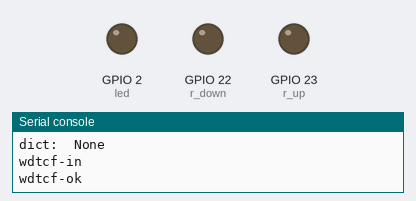
A program run on a simulated ESP32 board running MicroPython. On the bench: output pins drawn as LEDs (lit = HIGH), the last lines printed to the serial console. Files the program writes start out absent; no MQTT or app messages arrive unless stated; the board's own WiFi access point starts at once; one TCP client connects 1 s after the port opens and stays connected; the interpreter's speed is modelled, so counts of loop turns are approximate; files that are not in the repository are absent.

Above: at 0.1 s.
At 4.9 s:
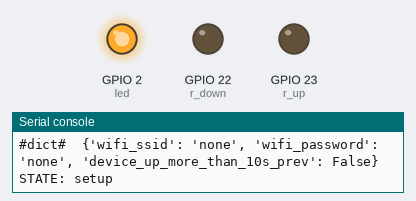
Timing chart, 0 to 6.5 s (numbered marks = the images above):
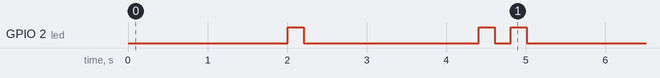

Measured:
- by itself, GPIO 2 (led): goes HIGH 0.20 s, LOW 2.2 s, HIGH 0.20 s, LOW 0.20 s, HIGH 0.20 s, then LOW

The program:

main.py
```python
from machine import Pin
from machine import reset
import time
import gc
import network
import socket
import json
import struct
from umqtt.simple import MQTTClient

#  GLOBALS
state = 'init'
time_start = time.ticks_ms()
timer_shutters_up = None
timer_shutters_down = None
# gc.enable()
led = Pin(2, Pin.OUT)
r_up = Pin(23, Pin.OUT)
r_down = Pin(22, Pin.OUT)
net_connection = None


cacert = ''

clicert = ''


#  mqtt related


def handler_shutters():
    global timer_shutters_up
    global timer_shutters_down

    if timer_shutters_up is not None:
        if time.ticks_diff(time.ticks_ms(), time_start) < 30000:
            r_up.on()
        else:
            r_up.off()
            timer_shutters_up = None
    elif timer_shutters_down is not None:
        if time.ticks_diff(time.ticks_ms(), timer_shutters_down) < 30000:
            r_down.on()
        else:
            r_down.off()
            timer_shutters_down = None
    else:
        pass


def sub_cb(topic, msg):
    print(topic, msg)
    #if topic == b'notification' and msg == b'r':
    global timer_shutters_up
    global timer_shutters_down


    if msg == b'up':
        print('in up cond')
        if timer_shutters_up is None:
            r_down.off()
            timer_shutters_down = None
            timer_shutters_up = time.ticks_ms()
            r_up.on()
        elif time.ticks_diff(time.ticks_ms(), time_start) < 30000:
            r_up.on()
        # else:
        #     r_up.off()
        #     timer_shutters_up = None
    elif msg == b'down':
        print('in down cond')
        if timer_shutters_down is None:
            r_up.off()
            timer_shutters_up = None
            timer_shutters_down = time.ticks_ms()
            r_down.on()
        elif time.ticks_diff(time.ticks_ms(), timer_shutters_down) < 30000:
            r_down.on()
        else:
            r_down.off()
            timer_shutters_down = None


client = MQTTClient(client_id='', server='', user='', password='', port=1883)


def mqtt_handler():
    try:
        for i in range (3):
            client.check_msg()
            time.sleep(0.1)
        print('sent')
        handler_shutters()
    except Exception as e:
        print(e)


#  mqtt related END


def info_blinker(count):
    # 1 - init
    # 2 - setup
    # 3 - normal
    # 5 - error
    try:
        time.sleep(1)
        for i in range(0, count):
            led.on()
            time.sleep(0.2)
            led.off()
            time.sleep(0.2)
    except Exception as exc:
        print(exc)


def free(full=False):
    gc.collect()
    F = gc.mem_free()
    A = gc.mem_alloc()
    T = F + A
    P = '{0:.2f}%'.format(F / T * 100)
    if not full:
        return P
    else:
        return ('Total:{0} Free:{1} ({2})'.format(T, F, P))


def seconds_to_hhmmss(seconds):
    minutes, seconds = divmod(seconds, 60)
    hours, minutes = divmod(minutes, 60)
    return "%d:%d:%d" % (hours, minutes, seconds)


# NVM
def read_cfg_file_to_dict():
    try:
        with open('save.json', 'r') as file:
            return json.load(file)
    except Exception as exc:
        print(exc)


def write_dict_to_cfg_file(dict_to_write):
    print('wdtcf-in')
    try:
        with open('save.json', 'w') as file:
            json.dump(dict_to_write, file)
    except Exception as exc:
        print('wdtcf-in-exc: ', exc)


def update_cfg_file(key_param, value_param):
    try:
        d = read_cfg_file_to_dict()
        d[key_param] = value_param
        write_dict_to_cfg_file(d)
    except Exception as exc:
        print(exc)


# this dict is created just one time, then only values of keys can be updated
def setup_cfg_first_time():
    try:
        # ax = 5/0 # make error
        d = read_cfg_file_to_dict()
        print("dict: ", d)
    except Exception as exc:
        print('rcftd-exc', exc)
        try:
            cfg = {
                "wifi_ssid": "none",
                "wifi_password": "none",
                "device_up_more_than_10s_prev": False
            }
            with open('save.json', 'w') as f:
                pass
            write_dict_to_cfg_file(cfg)
        except Exception as exc:
            print('wdtcf-exc: ', exc)
        else:
            print('wdtcf-ok')
    else:
        if d is None:
            try:
                cfg = {
                    "wifi_ssid": "none",
                    "wifi_password": "none",
                    "device_up_more_than_10s_prev": False
                }
                with open('save.json', 'w') as f:
                    pass
                write_dict_to_cfg_file(cfg)
            except Exception as exc:
                print('wdtcf-exc: ', exc)
            else:
                print('wdtcf-ok')
        else:
            print("flash setup already done")


#  NVM END


def from_system_up_10s_passed():
    if time.ticks_diff(time.ticks_ms(), time_start) > 9000: #lag 10->9s
        return True
    else:
        return False


def setup_state_timer_handler():
    try:
        d = read_cfg_file_to_dict()
        print("#dict# ", d)
        if time.ticks_diff(time.ticks_ms(), time_start) < 10000:
            if d['device_up_more_than_10s_prev'] == True:
                update_cfg_file('device_up_more_than_10s_prev', False)
                print('1')
        else:
            if d['device_up_more_than_10s_prev'] == False:
                update_cfg_file('device_up_more_than_10s_prev', True)
                print('2')
    except Exception as e:
        print('ERR in setup_state_timer_handler: ', e)


########### related to sending/receiving over socket
# BLOB = Binary Large OBject
# msg has to be serialized JSON
def read_blob(sock, size):
    buf = b''
    while len(buf) != size:
        ret = sock.recv(size - len(buf))
        if not ret:
            raise Exception("read_blob error")
        buf += ret
    return buf


def read_long(sock):
    size = struct.calcsize("L")
    data = read_blob(sock, size)
    return struct.unpack("L", data)[0]  # struct.unpack() returns tuple even one element inside


def read_from_socket(sock):
    buffer_size = read_long(sock)
    data = read_blob(sock, buffer_size)
    return json.loads(data)


####################################################


#################################################### MAIN
try:
    setup_cfg_first_time()
    d = read_cfg_file_to_dict()
    local_device_up_more_than_10s_prev = d.get('device_up_more_than_10s_prev')
except Exception as e:
    print('pre-init: ', e)
else:
    while True:
        try:
            time.sleep(1)
            print('UPTIME: ', seconds_to_hhmmss(int(time.ticks_diff(time.ticks_ms(), time_start) / 1000)))
            print('free', free())
            # print('df: ', df)
            setup_state_timer_handler()
            d = read_cfg_file_to_dict()
            if state == 'init':
                print('STATE: init')
                info_blinker(1)
                if d['wifi_ssid'] != 'none':
                    for retry in range(10):
                        try:
                            net_connection = network.WLAN(network.STA_IF)
                            net_connection.active(True)
                            net_connection.connect('', d['wifi_password']) #net_connection.connect(d['wifi_ssid'], d['wifi_password'])

                            client.set_callback(sub_cb)
                            client.connect()
                            client.subscribe(topic='edzia@gmail.com')
                            break
                        except Exception as e:
                            print(e)

                print('local_device_up_more_than_10s_prev: ', local_device_up_more_than_10s_prev)
                print('are_wifi_credentials_in_cfg_file(): ', str(d['wifi_ssid'] != 'none'))
                # print('from_system_up_10s_passed(): ', from_system_up_10s_passed())
                # print('net_connection.isconnected(): ', net_connection.isconnected())
                if (local_device_up_more_than_10s_prev == False and from_system_up_10s_passed() == False) or d['wifi_ssid'] == 'none':
                    state = 'setup'
                else:
                    state = 'normal'
                pass
            elif state == 'setup':
                # net_connection.isconnected() if true, disconnect
                ## jezeli wszedles tutaj i nie zmieniono hasla, wroc do normal
                print('STATE: setup')
                info_blinker(2)
                net_connection = network.WLAN(network.AP_IF)
                net_connection.active(True)
                net_connection.config(password="--", essid="WD_rolety", authmode=network.AUTH_WPA_WPA2_PSK)
                addr = socket.getaddrinfo('0.0.0.0', 3000)[0][-1]
                sock = socket.socket(socket.AF_INET, socket.SOCK_STREAM)
                sock.bind(addr)
                sock.listen(10)
                clientsock, addr = sock.accept()
                jdata = read_from_socket(clientsock)
                update_cfg_file('wifi_ssid', jdata.get('wifi_ssid'))
                update_cfg_file('wifi_password', jdata.get('wifi_password'))
                sock.close()
                net_connection.active(False)
                state = 'init'
                pass
            elif state == 'normal':
                print('STATE: normal')
                info_blinker(3)

                if net_connection.isconnected():
                    print(str(net_connection.ifconfig()))
                    print('net_connection.isconnected')
                    mqtt_handler()
                    pass
                else:
                    state = 'init'
                # connect_to_db(, download_data_from_server
                # # 0 off 1 half 2 on
            else:
                print('STATE: undefined')
                state = 'init'
        except Exception as e:
            state = 'init'
            info_blinker(5)
            reset()
            print('error: ', e)
```
